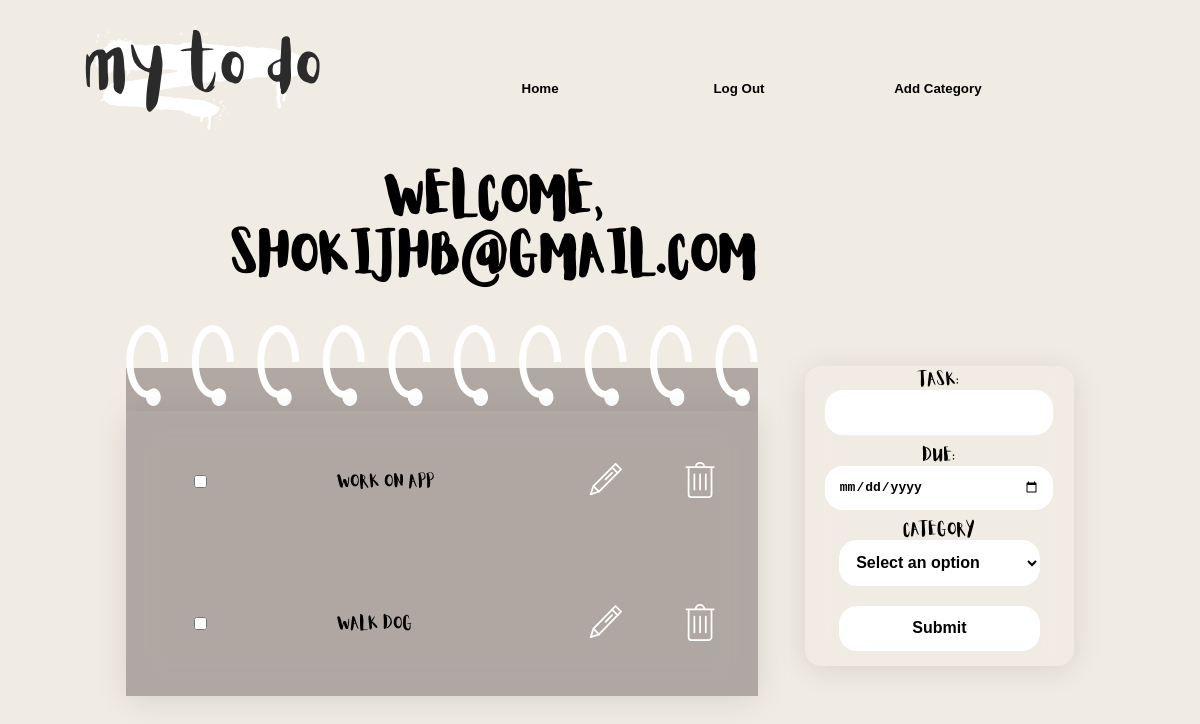
Before: /todolist (signed in) with the older database file.
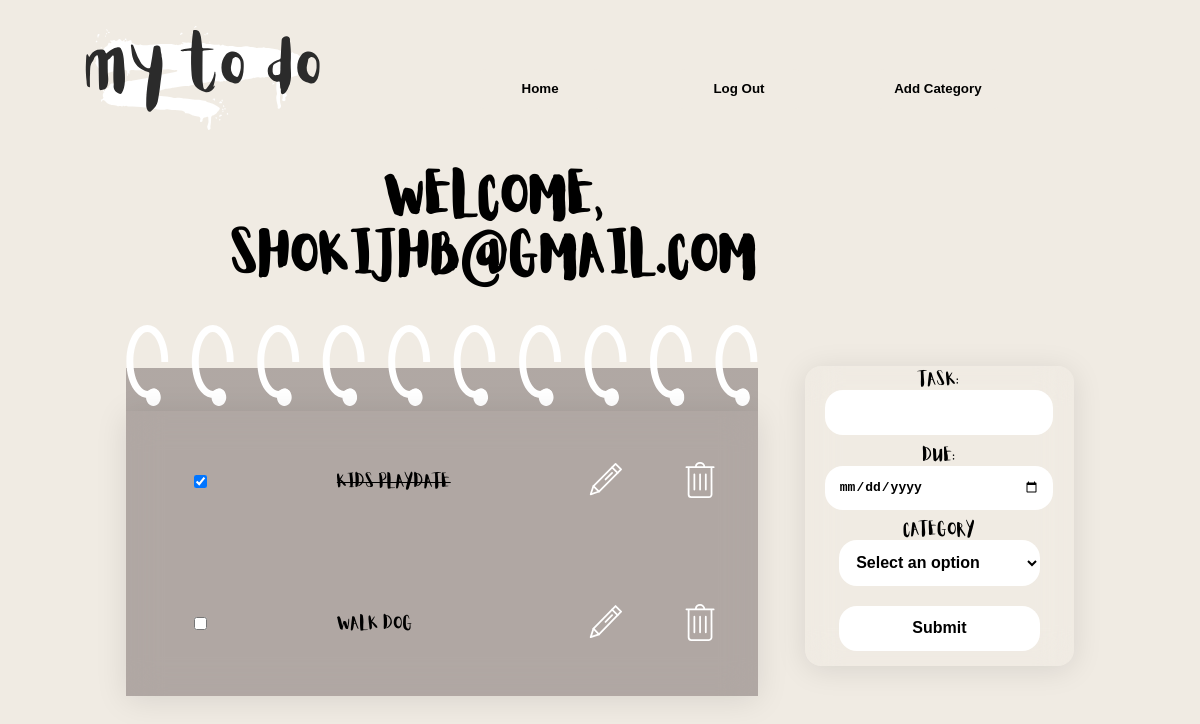
After: the same page with the newer database file.
### tables this page shows
CREATE TABLE users(
        id INTEGER PRIMARY KEY AUTOINCREMENT,
        username TEXT ,
        password TEXT
        );

CREATE TABLE tasks(
        id INTEGER PRIMARY KEY AUTOINCREMENT,
        user_id INTEGER,
        task_name TEXT,
        due_date TEXT,
        completed BOOLEAN DEFAULT 0,
        category TEXT,
        FOREIGN KEY(category) REFERENCES category(category_name),
        FOREIGN KEY(user_id) REFERENCES users(id)
        );

### app.py (the view, shortened to what this page needs)
@app.route("/todolist", methods=["GET", "POST"])
def todolist():
    db, cursor = get_db_connection() # we connect to our sever
    user_task = [] # an empty list which we will feed
    username = session.get('username')
    cursor.execute('''
    SELECT id FROM users
    WHERE username = ?
    ''', (username,))
    db_id = cursor.fetchone()
    cursor.execute('''
    SELECT id FROM users
    WHERE username = ?
    ''', (username,))
    db_id = cursor.fetchone()
    cursor.execute('''
    SELECT task_name, id, completed FROM tasks
    WHERE user_id = ?
        ''', db_id)
    user_tasks = cursor.fetchall()
    db.close()
    return render_template("todolist.html", username=username, tasks=user_tasks, loggedin=session.get('loggedin', True))

### app.py (called while the page is built)
def get_db_connection():
    db = sqlite3.connect('app.db')
    cursor = db.cursor()
    return db, cursor

### Templates/todolist.html (shortened to what this page needs)
{%extends "base.html"%}
{%block content%}
<div class="notepad">
    <div class="greeting"><h1>Welcome, {{username}}</h1></div>
    <div class="binder-url">
        <img src="static\img\binder.svg" alt="">
    </div>
    <div class="notepad-page">
        {%for i in tasks%}
            <tr>
                <td>
                    <form method="POST" class = "completed_box" action="{{url_for('todolist')}}" style="display: inline;">
                        <input type="checkbox" name = "checkbox" {% if i[2] == 1 %}checked{% endif %} onchange="this.form.submit()" >
                    </form>
                </td>
                <td>
                    <div class="thetask">
                        <div name = "utask_name" class="utask_name{% if i[2] == 1 %} completed{% endif %}"> <p>{{i[0]}} </p></div>
                    </div>
                </td>
                <td>
                    <div class="edit_options">
                        <a href="{{url_for('edit_task', id=i[1])}}" class="edit"><img src="static\img\editpen.svg" alt=""></a>
                        <a href="{{url_for('delete_task',id=i[1])}}" class="delete"><img src="static\img\bin.svg" alt=""></a>
                    </div>
                </td>
            </tr>
        {%endfor%}
    </div>
    <div class="add-task">
        <form method= "POST" action="#">
            <div class="task">
                <label for="task-name">Task:</label>
                <input type="text" id="task-name" name="task-name">
            </div>
            <div class="deadline-div">
                <label for="deadline">Due:</label>
                <input type="date" id="deadline" name="deadline">
            </div>
            <div class="category-div">
                <label for="category">Category</label>
                    <select name="dropdown" id="dropdown" aria-placeholder="Select Category">
                        <option value="">Select an option</option>
                    </select>
            </div>
            <div class="add-btn">
                <input type="submit" value="Submit" id="add-task-submit">
            </div>
        </form>
    </div>
</div>
{%endblock%}

### Templates/base.html (shortened to what this page needs)
<!DOCTYPE html>
<html lang="en">
<head>
    <link rel="stylesheet" href="{{url_for('static', filename='style.css')}}">
</head>
<body>
    <div class="navbar">
        <div class="logo"> <a href="{{url_for('home')}}"><img src="{{url_for('static', filename='img/logo.svg')}}" alt=""></a></div>
        <div class="nav-btn">
            {% if loggedin%}
                <ul>
                    <li><a href="{{url_for('home')}}"><button>Home</button></a> </li>
                    <li><a href="{{url_for('logout')}}"><button>Log Out</button></a></li>
                    <li><a href="{{url_for('add_category')}}"><button>Add Category</button></a></li>
                </ul>
            {%else%}
            <ul>
                <li><a href="{{url_for('home')}}"><button>Home</button></a> </li>
                <li><a href="{{url_for('login')}}"><button>Login</button></a></li>
                <li><a href="{{url_for('signup')}}"><button>Sign Up</button></a></li>
            </ul>
            {%endif%}
        </div>
    </div>
    <div class="page">
        {%block content%}
        {%endblock%}
    </div>
</body>
</html>

### static/style.css (style rules this page uses)
html, body { background-color: #F0EBE3; height: 100%; }
.navbar { display: grid; grid-template-columns: repeat(6, 1fr); justify-content: space-around; align-items: start; margin-top: -10%; }
.navbar .logo { grid-column: 1/span 4; grid-row: 1; width: 50%; height: 50%; align-self: start; }
.navbar .logo img { width: 100%; height: 200%; }
.navbar .nav-btn { align-self: center; grid-row: 1; grid-column: 3/span 4; }
.navbar .nav-btn button { font-weight: bolder; background-color: #F0EBE3; border: none; border-radius: 5%; cursor: pointer; width: 100%; height: 100%; box-sizing: border-box; }
.navbar .nav-btn ul { list-style-type: none; }
.navbar .nav-btn ul li { width: 120px; height: 40px; padding: 5%; display: inline-block; }
.page { display: grid; grid-template-columns: repeat(5, 5fr); grid-template-rows: repeat(6, 5fr); margin-right: 10%; margin-left: 10%; margin-top: -10%; height: auto; font-family: "Aloja"; }
.page .notepad { display: grid; grid-template-rows: auto auto 1fr 1fr 1fr 1fr; grid-template-columns: repeat(9, 1fr); grid-row: 1/-1; grid-column: 1/-1; justify-content: center; align-content: center; min-height: 100%; }
.page .notepad .greeting { grid-column: 1/span 7; text-align: center; font-family: "Aloja", sans-serif; font-size: 1.5em; align-self: center; grid-row: 1; }
.page .notepad .greeting h1 { margin-top: 0; margin-bottom: 5%; }
.page .notepad .binder-url { grid-row: 2; grid-column: 1/span 6; height: auto; width: 100%; background: linear-gradient(to bottom, rgb(240, 235, 227) 50%, rgba(104, 92, 92, 0.47) 50%); border-top-right-radius: 16%; border-top-left-radius: 16%; }
.page .notepad .notepad-page { grid-row: 3/span 8; grid-column: 1/span 6; align-items: center; background: rgba(104, 92, 92, 0.47); box-shadow: 0 4px 30px rgba(0, 0, 0, 0.1); backdrop-filter: blur(17.6px); -webkit-backdrop-filter: blur(17.6px); display: grid; grid-template-columns: 1fr 1fr 1fr; font-family: "Aloja", sans-serif; }
.page .notepad .notepad-page .completed_box { grid-column: 1; padding-left: 30%; }
.page .notepad .notepad-page .completed { text-decoration: line-through; }
.page .notepad .notepad-page .edit_options { grid-column: 3; display: flex; justify-content: center; gap: 25%; }
.page .notepad .notepad-page .edit_options a { width: 20%; height: 20%; }
.page .add-task { grid-row: 2/span 4; grid-column: 7/span 3; margin-top: 13%; margin-left: 15%; height: 100%; background: rgba(104, 92, 92, 0); border-radius: 16px; box-shadow: 0 4px 30px rgba(0, 0, 0, 0.1); backdrop-filter: blur(16.9px); -webkit-backdrop-filter: blur(16.9px); }
.page .add-task form { display: grid; grid-template-rows: repeat(4, 1fr); width: 100%; height: 100%; align-items: center; font-family: "Aloja", sans-serif; text-align: center; }
.page .add-task form label { display: block; }
.page .add-task form input, .page .add-task form select { padding-right: 5%; font-size: 100%; font-weight: bold; padding: 5%; width: 75%; outline: none; background: #FFFFFF; color: #000000; border: 0px solid #C4D1EB; border-radius: 18px; }
.page .add-task form .task { grid-row: 1; }
.page .add-task form .deadline-div { grid-row: 2; }
.page .add-task form .deadline-div input { max-width: 100%; }
.page .add-task form .category-div { grid-row: 3; }

Changed rows visible on the page:
removed tasks: task_name "Work on app"
added tasks: completed "☑", task_name "Kids playdate"
